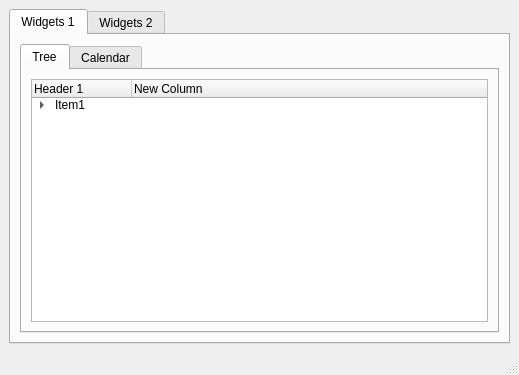
<?xml version="1.0" encoding="UTF-8"?>
<ui version="4.0">
 <class>MainWindow</class>
 <widget class="QMainWindow" name="MainWindow">
  <property name="geometry">
   <rect>
    <x>0</x>
    <y>0</y>
    <width>519</width>
    <height>375</height>
   </rect>
  </property>
  <property name="windowTitle">
   <string>MainWindow</string>
  </property>
  <widget class="QWidget" name="centralwidget">
   <layout class="QGridLayout" name="gridLayout">
    <item row="0" column="0">
     <widget class="QTabWidget" name="tabWidget_1">
      <property name="font">
       <font>
        <weight>50</weight>
        <bold>false</bold>
       </font>
      </property>
      <property name="currentIndex">
       <number>0</number>
      </property>
      <widget class="QWidget" name="tab_widgets_1">
       <property name="toolTip">
        <string/>
       </property>
       <property name="statusTip">
        <string/>
       </property>
       <attribute name="title">
        <string>Widgets 1</string>
       </attribute>
       <layout class="QVBoxLayout" name="verticalLayout">
        <item>
         <layout class="QVBoxLayout" name="verticalLayout_tab_1">
          <item>
           <widget class="QTabWidget" name="tabWidget_2">
            <property name="accessibleName">
             <string/>
            </property>
            <property name="currentIndex">
             <number>0</number>
            </property>
            <widget class="QWidget" name="tab_tree">
             <property name="statusTip">
              <string/>
             </property>
             <attribute name="title">
              <string>Tree</string>
             </attribute>
             <layout class="QHBoxLayout" name="horizontalLayout">
              <item>
               <layout class="QVBoxLayout" name="verticalLayout_2">
                <item>
                 <widget class="QTreeWidget" name="treeWidget">
                  <column>
                   <property name="text">
                    <string>Header 1</string>
                   </property>
                  </column>
                  <column>
                   <property name="text">
                    <string>New Column</string>
                   </property>
                  </column>
                  <item>
                   <property name="text">
                    <string>Item1</string>
                   </property>
                   <item>
                    <property name="text">
                     <string>Subitem1</string>
                    </property>
                   </item>
                  </item>
                 </widget>
                </item>
               </layout>
              </item>
             </layout>
            </widget>
            <widget class="QWidget" name="tab_calendar">
             <property name="statusTip">
              <string/>
             </property>
             <attribute name="title">
              <string>Calendar</string>
             </attribute>
             <layout class="QVBoxLayout" name="verticalLayout_3">
              <item>
               <widget class="QDateEdit" name="dateEdit">
                <property name="alignment">
                 <set>Qt::AlignCenter</set>
                </property>
               </widget>
              </item>
              <item>
               <widget class="QCalendarWidget" name="calendarWidget"/>
              </item>
             </layout>
            </widget>
           </widget>
          </item>
         </layout>
        </item>
       </layout>
      </widget>
      <widget class="QWidget" name="tab_widgets_2">
       <property name="toolTip">
        <string/>
       </property>
       <property name="statusTip">
        <string/>
       </property>
       <attribute name="title">
        <string>Widgets 2</string>
       </attribute>
       <layout class="QGridLayout" name="gridLayout_2">
        <item row="2" column="1">
         <spacer name="verticalSpacer_2">
          <property name="orientation">
           <enum>Qt::Vertical</enum>
          </property>
          <property name="sizeType">
           <enum>QSizePolicy::Maximum</enum>
          </property>
          <property name="sizeHint" stdset="0">
           <size>
            <width>20</width>
            <height>140</height>
           </size>
          </property>
         </spacer>
        </item>
        <item row="3" column="0" colspan="2">
         <widget class="QProgressBar" name="progressBar">
          <property name="value">
           <number>24</number>
          </property>
         </widget>
        </item>
        <item row="0" column="0">
         <widget class="QGroupBox" name="groupBox">
          <property name="title">
           <string>Choose Option</string>
          </property>
          <widget class="QWidget" name="layoutWidget">
           <property name="geometry">
            <rect>
             <x>20</x>
             <y>30</y>
             <width>114</width>
             <height>65</height>
            </rect>
           </property>
           <layout class="QVBoxLayout" name="verticalLayout_4">
            <item>
             <widget class="QRadioButton" name="radioButton">
              <property name="statusTip">
               <string>This is the default option</string>
              </property>
              <property name="text">
               <string>Default</string>
              </property>
              <property name="checked">
               <bool>true</bool>
              </property>
             </widget>
            </item>
            <item>
             <widget class="QRadioButton" name="radioButton_2">
              <property name="statusTip">
               <string>Click to reset the Progress bar</string>
              </property>
              <property name="text">
               <string>Reset Progressbar</string>
              </property>
             </widget>
            </item>
            <item>
             <widget class="QRadioButton" name="radioButton_3">
              <property name="statusTip">
               <string>Option 2:  Select to...</string>
              </property>
              <property name="text">
               <string>Option 2</string>
              </property>
             </widget>
            </item>
           </layout>
          </widget>
         </widget>
        </item>
        <item row="0" column="1">
         <widget class="QGroupBox" name="groupBox_2">
          <property name="title">
           <string>Move the Dial</string>
          </property>
          <widget class="QWidget" name="verticalLayoutWidget">
           <property name="geometry">
            <rect>
             <x>10</x>
             <y>30</y>
             <width>61</width>
             <height>71</height>
            </rect>
           </property>
           <layout class="QVBoxLayout" name="verticalLayout_5">
            <item>
             <widget class="QDial" name="dial"/>
            </item>
           </layout>
          </widget>
          <widget class="QWidget" name="verticalLayoutWidget_2">
           <property name="geometry">
            <rect>
             <x>90</x>
             <y>20</y>
             <width>91</width>
             <height>80</height>
            </rect>
           </property>
           <layout class="QVBoxLayout" name="verticalLayout_6">
            <item>
             <widget class="QLCDNumber" name="lcdNumber">
              <property name="palette">
               <palette>
                <active>
                 <colorrole role="WindowText">
                  <brush brushstyle="SolidPattern">
                   <color alpha="255">
                    <red>0</red>
                    <green>0</green>
                    <blue>255</blue>
                   </color>
                  </brush>
                 </colorrole>
                </active>
                <inactive>
                 <colorrole role="WindowText">
                  <brush brushstyle="SolidPattern">
                   <color alpha="255">
                    <red>0</red>
                    <green>0</green>
                    <blue>255</blue>
                   </color>
                  </brush>
                 </colorrole>
                </inactive>
                <disabled>
                 <colorrole role="WindowText">
                  <brush brushstyle="SolidPattern">
                   <color alpha="255">
                    <red>120</red>
                    <green>120</green>
                    <blue>120</blue>
                   </color>
                  </brush>
                 </colorrole>
                </disabled>
               </palette>
              </property>
              <property name="digitCount">
               <number>2</number>
              </property>
              <property name="mode">
               <enum>QLCDNumber::Dec</enum>
              </property>
              <property name="segmentStyle">
               <enum>QLCDNumber::Flat</enum>
              </property>
             </widget>
            </item>
           </layout>
          </widget>
         </widget>
        </item>
        <item row="2" column="0">
         <layout class="QVBoxLayout" name="verticalLayout_7">
          <item>
           <widget class="QFontComboBox" name="fontComboBox"/>
          </item>
          <item>
           <widget class="QLabel" name="label">
            <property name="font">
             <font>
              <pointsize>14</pointsize>
             </font>
            </property>
            <property name="text">
             <string/>
            </property>
            <property name="alignment">
             <set>Qt::AlignCenter</set>
            </property>
           </widget>
          </item>
         </layout>
        </item>
       </layout>
      </widget>
     </widget>
    </item>
   </layout>
  </widget>
  <widget class="QStatusBar" name="statusbar">
   <property name="statusTip">
    <string>Status bar</string>
   </property>
  </widget>
 </widget>
 <tabstops>
  <tabstop>tabWidget_2</tabstop>
 </tabstops>
 <resources/>
 <connections>
  <connection>
   <sender>dial</sender>
   <signal>valueChanged(int)</signal>
   <receiver>lcdNumber</receiver>
   <slot>display(int)</slot>
   <hints>
    <hint type="sourcelabel">
     <x>303</x>
     <y>115</y>
    </hint>
    <hint type="destinationlabel">
     <x>385</x>
     <y>127</y>
    </hint>
   </hints>
  </connection>
  <connection>
   <sender>radioButton_2</sender>
   <signal>clicked()</signal>
   <receiver>progressBar</receiver>
   <slot>reset()</slot>
   <hints>
    <hint type="sourcelabel">
     <x>60</x>
     <y>124</y>
    </hint>
    <hint type="destinationlabel">
     <x>68</x>
     <y>331</y>
    </hint>
   </hints>
  </connection>
  <connection>
   <sender>fontComboBox</sender>
   <signal>activated(QString)</signal>
   <receiver>label</receiver>
   <slot>setText(QString)</slot>
   <hints>
    <hint type="sourcelabel">
     <x>138</x>
     <y>177</y>
    </hint>
    <hint type="destinationlabel">
     <x>151</x>
     <y>253</y>
    </hint>
   </hints>
  </connection>
 </connections>
</ui>
